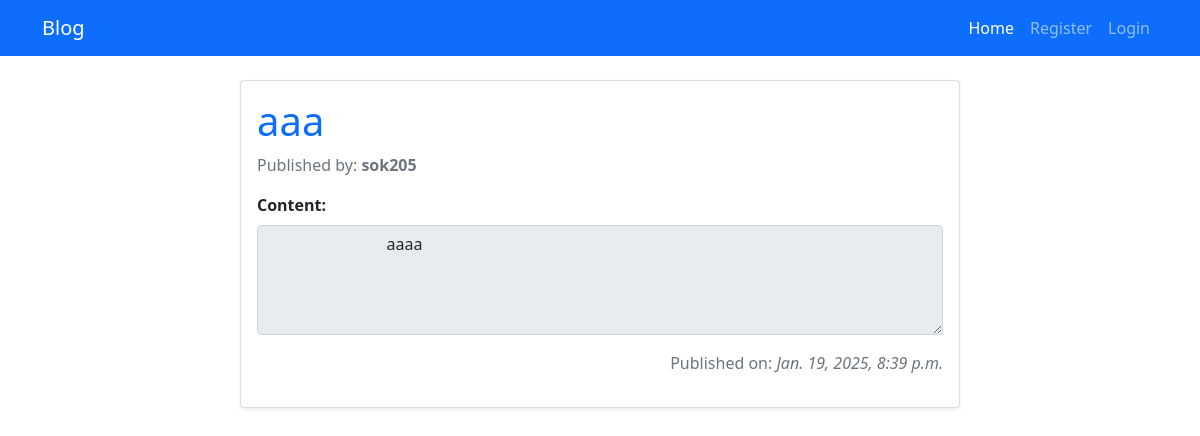
Before: /feed/ with the older database file.
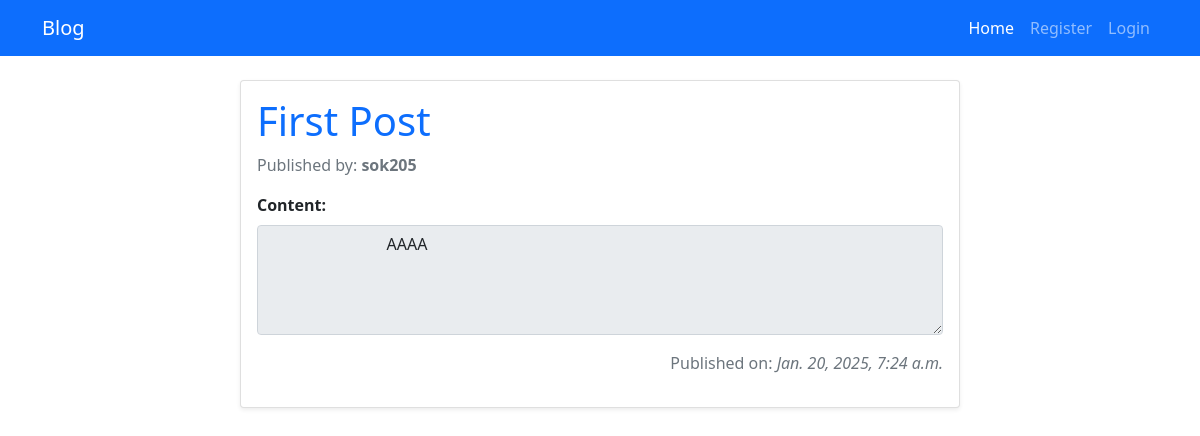
After: the same page with the newer database file.
### blog/models.py (models this page shows, shortened)
class Post(models.Model):
    STATUS_CHOICES = [
        ("draft", "Draft"),
        ("published", "Published"),
    ]
    title = models.CharField(max_length=100)
    author = models.ForeignKey("auth.User", on_delete=models.CASCADE)
    content = models.TextField()
    created_at = models.DateTimeField(auto_now_add=True)
    updated_at = models.DateTimeField(auto_now = True)
    status = models.CharField(choices=STATUS_CHOICES, default = "draft", max_length = 10)
    posted_at = models.DateTimeField(blank = True, null = True)
    class Meta:
        db_table = 'posts'

### blog/views.py (the view)
# urls.py: path("feed/", show_all_posts, name="feed"),
def show_all_posts(request):
    feed = Post.objects.filter(status="published")
    return render(request,"blog/feed.html",{"feed":feed})

### blog/templates/blog/feed.html
{% extends 'blog/Base.html' %}
{% block contents %}
<div class="container mt-4">
    <div class="row justify-content-center">
        <div class="col-lg-8 col-md-10 col-sm-12">
            {% for post in feed %}
            <div class="card mb-4 shadow-sm">
                <div class="card-body">
                    <h1 class="card-title">
                        <a href="{% url 'posts:details' post.id %}" class="text-decoration-none text-primary">
                            {{ post.title }}
                        </a>
                    </h1>
                    <p class="text-muted">Published by: <strong>{{ post.author }}</strong></p>
                    <div class="mb-3">
                        <label for="post-content-{{ post.id }}" class="form-label fw-bold">Content:</label>
                        <textarea class="form-control" id="post-content-{{ post.id }}" rows="4" readonly>
                            {{ post.content }}
                        </textarea>
                    </div>
                    <p class="text-end text-muted">
                        Published on: <em>{{ post.posted_at }}</em>
                    </p>
                </div>
            </div>
            {% endfor %}
        </div>
    </div>
</div>
{% endblock %}

Changed rows visible on the page:
removed Post: title "aaa", author "sok205", id "aaaa", posted_at "Jan. 19, 2025, 8:39 p.m."
added Post: title "First Post", author "sok205", id "AAAA", posted_at "Jan. 20, 2025, 7:24 a.m."
